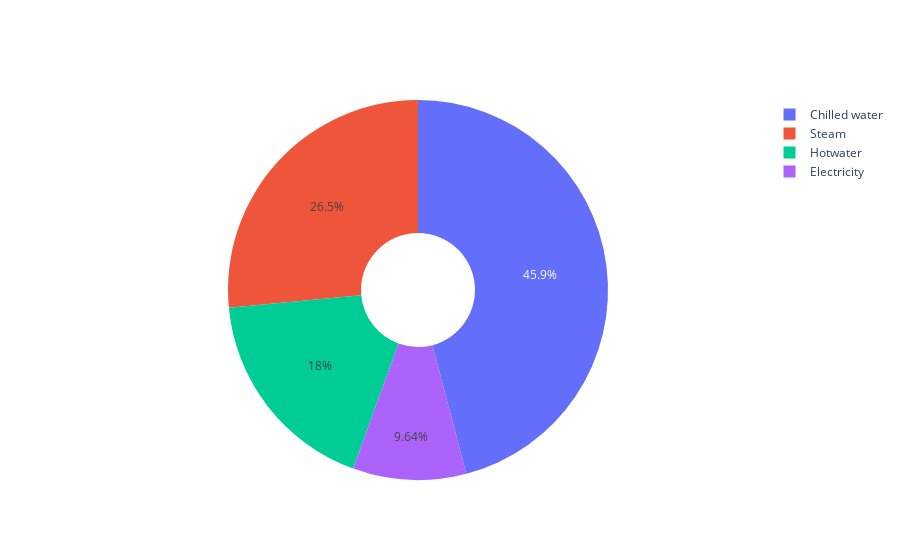

Notebook code cell kept with this figure:
### Code cell
labels = 'Electricity', 'Chilled water', 'Steam', 'Hotwater'
sizes = list(office.groupby(by='meter')['meter_reading'].sum())
colors = ['#ff9999','#66b3ff','#99ff99','#ffcc99']

fig = go.Figure(data=[go.Pie(labels=labels, values=sizes, hole=.3)])
fig.show()

### Figure 1 — Plotly figure (JSON) as saved in the notebook; plotly's stock layout.template omitted (floating-point values rounded to 4 significant figures)
{"data": [{"hole": 0.3, "labels": ["Electricity", "Chilled water", "Steam", "Hotwater"], "type": "pie", "values": [2979855, 14200000.0, 8195000.0, 5553000.0]}], "layout": {"autosize": true}}
